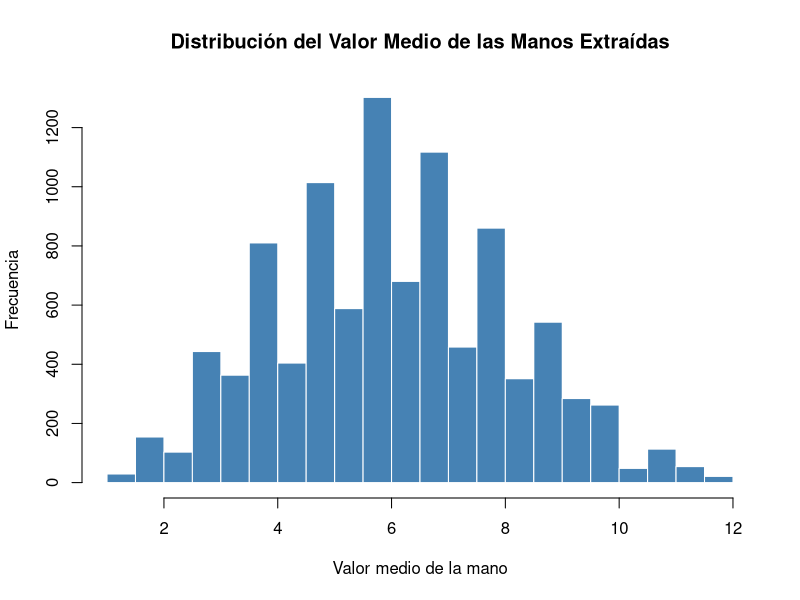
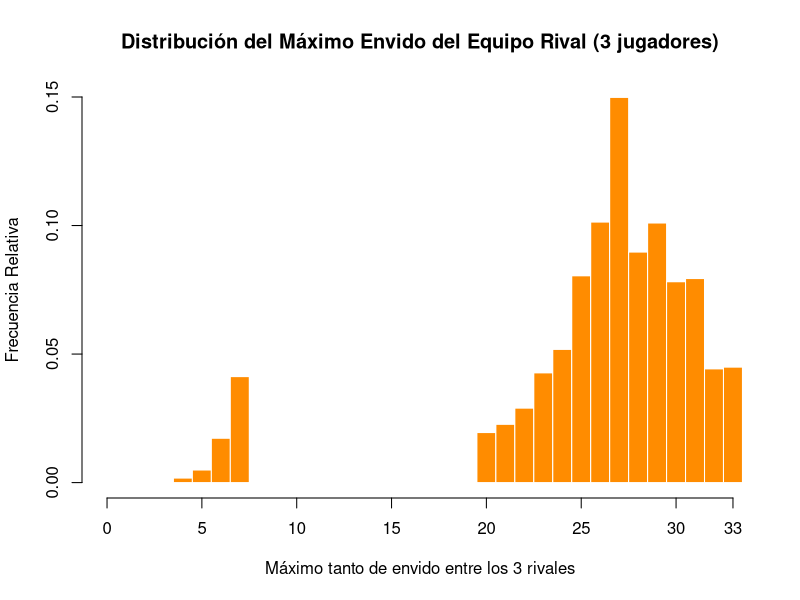

Source code (R) for these figures, in order:
# ==============================================================================
# Ejercicio Simulación 3: Envido en el Truco
# ==============================================================================

# Semilla para garantizar reproducibilidad
set.seed(123)

# ------------------------------------------------------------------------------
# 1. Generar la variable mazo (40 cartas del Truco)
# ------------------------------------------------------------------------------
# Valores del 1 al 7 y del 10 al 12 en espadas, bastos, oros y copas
palos <- c("espadas", "bastos", "oros", "copas")
numeros <- c(1:7, 10:12)

mazo <- expand.grid(numero = numeros, palo = palos, stringsAsFactors = FALSE)


# ------------------------------------------------------------------------------
# 2. Función sacar_al_azar(mazo) e Histograma del valor medio
# ------------------------------------------------------------------------------
sacar_al_azar <- function(mazo) {
  idx <- sample(nrow(mazo), size = 3, replace = FALSE)
  mano <- mazo[idx, ]
  mazo_restante <- mazo[-idx, ]
  return(list(mano = mano, mazo_restante = mazo_restante))
}

# Simulación para el histograma del valor medio de las cartas de la mano
n_sim <- 10000
medias_manos <- replicate(n_sim, {
  res <- sacar_al_azar(mazo)
  mean(res[["mano"]][["numero"]])
})

# GRÁFICO 1: Distribución del valor medio
hist(medias_manos, 
     breaks = 30, 
     col = "steelblue", 
     border = "white",
     main = "Distribución del Valor Medio de las Manos Extraídas",
     xlab = "Valor medio de la mano", 
     ylab = "Frecuencia")


# ------------------------------------------------------------------------------
# 3. Función contar_tantos(mano)
# ------------------------------------------------------------------------------
contar_tantos <- function(mano) {
  # Las figuras (10, 11 y 12) valen 0 para el envido; del 1 al 7 valen su número
  v_envido <- ifelse(mano[["numero"]] %in% c(10, 11, 12), 0, mano[["numero"]])
  palos_mano <- mano[["palo"]]
  
  conteo_palos <- table(palos_mano)
  palo_con_par <- names(conteo_palos[conteo_palos >= 2])
  
  if (length(palo_con_par) > 0) {
    # Al menos dos cartas del mismo palo
    palo_elegido <- palo_con_par[1]
    valores_mismo_palo <- v_envido[palos_mano == palo_elegido]
    
    if (length(valores_mismo_palo) == 3) {
      # Si las 3 cartas son del mismo palo, se toman las dos de mayor valor
      dos_mayores <- sort(valores_mismo_palo, decreasing = TRUE)[1:2]
      return(20 + sum(dos_mayores))
    } else {
      # Exactamente 2 cartas del mismo palo
      return(20 + sum(valores_mismo_palo))
    }
  } else {
    # Si no hay dos del mismo palo: el mayor valor individual
    return(max(v_envido))
  }
}


# ------------------------------------------------------------------------------
# 4. Probabilidad exacta de que el oponente gane el envido (1 vs 1)
# ------------------------------------------------------------------------------
prob_oponente_gana <- function(tu_mano, mazo_restante, tu_eres_mano = TRUE) {
  tus_tantos <- contar_tantos(tu_mano)
  
  # Todas las combinaciones posibles de 3 cartas tomadas de las 37 restantes
  combs <- combn(nrow(mazo_restante), 3)
  n_combs <- ncol(combs)
  
  tantos_oponente <- apply(combs, 2, function(idx) {
    mano_rival <- mazo_restante[idx, ]
    contar_tantos(mano_rival)
  })
  
  if (tu_eres_mano) {
    # En caso de empate ganas tú; el oponente debe superar estrictamente
    favorables <- sum(tantos_oponente > tus_tantos)
  } else {
    # Si el oponente es mano, él gana en empate
    favorables <- sum(tantos_oponente >= tus_tantos)
  }
  
  return(favorables / n_combs)
}


# ------------------------------------------------------------------------------
# 5. Simulación Truco de 6 jugadores (3 vs 3 con señas < 27)
# ------------------------------------------------------------------------------
simular_truco_6 <- function(tu_mano, tu_equipo_es_mano = TRUE, B = 10000) {
  # Remover tu mano del mazo disponible
  idx_tu_mano <- which(apply(mazo, 1, function(r) {
    any(tu_mano[["numero"]] == as.numeric(r["numero"]) & tu_mano[["palo"]] == r["palo"])
  }))
  mazo_disponible <- mazo[-idx_tu_mano, ]
  
  tus_tantos <- contar_tantos(tu_mano)
  victorias_equipo <- 0
  sims_validas <- 0
  
  while (sims_validas < B) {
    # Repartir 15 cartas (3 para cada uno de los 5 jugadores restantes)
    indices <- sample(nrow(mazo_disponible), size = 15, replace = FALSE)
    
    c1 <- mazo_disponible[indices[1:3], ]
    c2 <- mazo_disponible[indices[4:6], ]
    
    t_c1 <- contar_tantos(c1)
    t_c2 <- contar_tantos(c2)
    
    # Condición de señas: ambos compañeros deben tener menos de 27 tantos
    if (t_c1 < 27 && t_c2 < 27) {
      sims_validas <- sims_validas + 1
      
      max_tu_equipo <- max(tus_tantos, t_c1, t_c2)
      
      # 3 rivales
      r1 <- mazo_disponible[indices[7:9], ]
      r2 <- mazo_disponible[indices[10:12], ]
      r3 <- mazo_disponible[indices[13:15], ]
      
      max_rival <- max(contar_tantos(r1), contar_tantos(r2), contar_tantos(r3))
      
      if (tu_equipo_es_mano) {
        if (max_tu_equipo >= max_rival) victorias_equipo <- victorias_equipo + 1
      } else {
        if (max_tu_equipo > max_rival) victorias_equipo <- victorias_equipo + 1
      }
    }
  }
  
  return(victorias_equipo / B)
}


# ------------------------------------------------------------------------------
# 6. (Opcional) Distribución del máximo puntaje del equipo rival
# ------------------------------------------------------------------------------
simular_rivales_opcional <- function(N = 30000) {
  maximos_rivales <- numeric(N)
  
  for (i in 1:N) {
    # Repartir 9 cartas a 3 rivales cualesquiera del mazo
    idx <- sample(nrow(mazo), size = 9, replace = FALSE)
    r1 <- mazo[idx[1:3], ]
    r2 <- mazo[idx[4:6], ]
    r3 <- mazo[idx[7:9], ]
    
    maximos_rivales[i] <- max(contar_tantos(r1), contar_tantos(r2), contar_tantos(r3))
  }
  
  # GRÁFICO 2: Histograma del máximo rival que llega hasta 33
  hist(maximos_rivales, 
       breaks = seq(-0.5, 33.5, by = 1),
       col = "darkorange", 
       border = "white",
       xlim = c(0, 33),
       xaxt = "n",  # Desactiva el eje automático de R
       main = "Distribución del Máximo Envido del Equipo Rival (3 jugadores)",
       xlab = "Máximo tanto de envido entre los 3 rivales", 
       ylab = "Frecuencia Relativa",
       freq = FALSE)
  
  # Eje X con marcas cada 5 unidades y explicitando el 33
  axis(side = 1, at = c(seq(0, 30, by = 5), 33))
  
  return(maximos_rivales)
}


# ==============================================================================
# Ejecución y visualización de resultados
# ==============================================================================

# Ejemplo de extracción para probar los puntos 4 y 5
ejemplo <- sacar_al_azar(mazo)
mi_mano <- ejemplo[["mano"]]
mazo_rest <- ejemplo[["mazo_restante"]]

cat("Tus cartas:\n")
print(mi_mano)
cat("Tus tantos de envido:", contar_tantos(mi_mano), "\n\n")

# Punto 4: Probabilidad exacta en 1 vs 1
p_rival_gana <- prob_oponente_gana(mi_mano, mazo_rest, tu_eres_mano = TRUE)
cat("Punto 4 - Probabilidad exacta de que gane el rival (siendo vos mano):", 
    round(p_rival_gana, 4), "\n\n")

# Punto 5: Probabilidad estimada en 3 vs 3 con señas
p_ganar_equipo <- simular_truco_6(mi_mano, tu_equipo_es_mano = TRUE, B = 5000)
cat("Punto 5 - Probabilidad estimada de que gane tu equipo:", 
    round(p_ganar_equipo, 4), "\n\n")

# Punto 6: Ejecutar y renderizar el SEGUNDO GRÁFICO
maximos_rivales <- simular_rivales_opcional(N = 30000)
